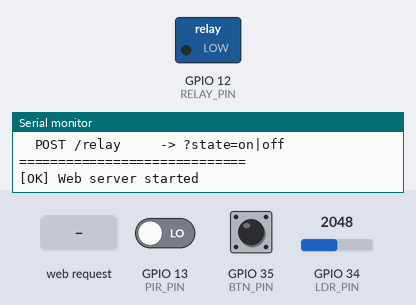
Bench run of a program on a simulated ESP32. Shown: switched loads named in the program (green lamp = pin HIGH), the last lines printed to the serial monitor. The inputs (shaded band) are chosen by the test bench; at power-on: GPIO 13 (PIR_PIN) LOW, GPIO 34 (LDR_PIN) = 2048, GPIO 35 (BTN_PIN) LOW. WiFi joins after 1.5 s; servers stay silent unless stated.

Above: at 2.7 s.
2.8 s: GPIO 13 (PIR_PIN) driven HIGH
At 3.7 s:
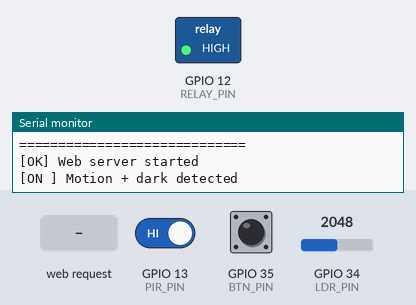
4.3 s: HTTP request GET /relay received
Timing chart, 0 to 7.3 s (numbered marks = the images above; inputs shaded):
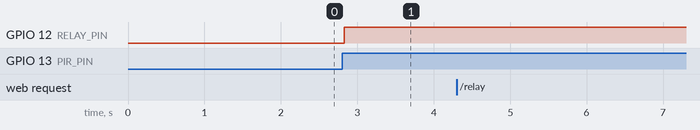

Measured:
- after the input at 2.8 s, GPIO 12 (RELAY_PIN): LOW → HIGH at once

The program:

main.cpp
```cpp
#include <WiFi.h>
#include <WebServer.h>

// ── Pin Definitions ──────────────────────
#define PIR_PIN    13
#define RELAY_PIN  12
#define LDR_PIN    34
#define BTN_PIN    35

// ── Timing ───────────────────────────────
#define TIMEOUT_MS   300000UL   // 5 min auto-off
#define OVERRIDE_MS 1800000UL   // 30 min manual override

// ── WiFi ─────────────────────────────────
const char* ssid     = "Wokwi-GUEST";
const char* password = "";

WebServer server(80);

// ── State ─────────────────────────────────
unsigned long lastMotionTime = 0;
unsigned long overrideUntil  = 0;
bool   relayState  = false;
int    motionCount = 0;
String lastEvent   = "System booted";

// ─────────────────────────────────────────
void setCORS() {
  server.sendHeader("Access-Control-Allow-Origin",  "*");
  server.sendHeader("Access-Control-Allow-Methods", "GET, POST, OPTIONS");
  server.sendHeader("Access-Control-Allow-Headers", "Content-Type");
}

void setRelay(bool state, String reason) {
  if (relayState != state) {
    relayState = state;
    digitalWrite(RELAY_PIN, state ? HIGH : LOW);
    lastEvent = reason;
    Serial.println((state ? "[ON ] " : "[OFF] ") + reason);
  }
}

// ── Route: GET / ─────────────────────────
void handleRoot() {
  setCORS();
  server.send(200, "application/json",
    "{\"status\":\"Smart Hostel API running\","
    "\"routes\":[\"/data\",\"/relay?state=on\",\"/relay?state=off\"]}");
}

// ── Route: GET /data ─────────────────────
void handleData() {
  setCORS();
  int  ldr    = analogRead(LDR_PIN);
  bool isDark = ldr > 2000;
  bool motion = digitalRead(PIR_PIN);

  String json = "{";
  json += "\"relay\":"        + String(relayState ? "true" : "false")  + ",";
  json += "\"motion\":"       + String(motion     ? "true" : "false")  + ",";
  json += "\"ldr\":"          + String(ldr)                            + ",";
  json += "\"isDark\":"       + String(isDark      ? "true" : "false") + ",";
  json += "\"motionCount\":"  + String(motionCount)                    + ",";
  json += "\"override\":"     + String(millis() < overrideUntil ? "true" : "false") + ",";
  json += "\"lastEvent\":\""  + lastEvent + "\"";
  json += "}";

  server.send(200, "application/json", json);
}

// ── Route: POST /relay?state=on|off ──────
void handleRelay() {
  setCORS();
  String state = server.arg("state");

  if (state == "on") {
    overrideUntil = millis() + OVERRIDE_MS;
    setRelay(true, "Dashboard forced ON");
    server.send(200, "application/json", "{\"ok\":true,\"relay\":true}");
  }
  else if (state == "off") {
    overrideUntil = 0;
    setRelay(false, "Dashboard forced OFF");
    server.send(200, "application/json", "{\"ok\":true,\"relay\":false}");
  }
  else {
    server.send(400, "application/json",
      "{\"error\":\"use ?state=on or ?state=off\"}");
  }
}

// ── Route: OPTIONS (preflight CORS) ──────
void handleOptions() {
  setCORS();
  server.send(204);
}

// ── Route: anything else ──────────────────
void handleNotFound() {
  setCORS();
  Serial.print("[404] ");
  Serial.print(server.method() == HTTP_GET ? "GET " : "POST ");
  Serial.println(server.uri());
  server.send(404, "application/json", "{\"error\":\"not found\"}");
}

// ─────────────────────────────────────────
void setup() {
  pinMode(PIR_PIN,   INPUT);
  pinMode(RELAY_PIN, OUTPUT);
  pinMode(BTN_PIN,   INPUT_PULLDOWN);
  digitalWrite(RELAY_PIN, LOW);

  Serial.begin(115200);
  Serial.println("\n=============================");
  Serial.println(" Smart Hostel Energy Saver");
  Serial.println("=============================");

  // Connect WiFi
  WiFi.begin(ssid, password);
  Serial.print("Connecting to WiFi");
  while (WiFi.status() != WL_CONNECTED) {
    delay(500);
    Serial.print(".");
  }
  Serial.println("\n[OK] WiFi connected!");
  Serial.print("[OK] IP Address : http://");
  Serial.println(WiFi.localIP());
  Serial.println("[OK] Wokwi URL : http://localhost:8180");
  Serial.println("-----------------------------");
  Serial.println("Routes:");
  Serial.println("  GET  /          -> API info");
  Serial.println("  GET  /data      -> sensor JSON");
  Serial.println("  POST /relay     -> ?state=on|off");
  Serial.println("=============================\n");

  // Register routes
  server.on("/",            HTTP_GET,     handleRoot);
  server.on("/data",        HTTP_GET,     handleData);
  server.on("/relay",       HTTP_POST,    handleRelay);
  server.on("/relay",       HTTP_OPTIONS, handleOptions);
  server.on("/favicon.ico", HTTP_GET,     []() { server.send(204); });
  server.onNotFound(handleNotFound);

  server.begin();
  Serial.println("[OK] Web server started");
}

// ─────────────────────────────────────────
void loop() {
  server.handleClient();

  int  ldr    = analogRead(LDR_PIN);
  bool isDark = ldr > 2000;
  bool motion = digitalRead(PIR_PIN);
  bool btn    = digitalRead(BTN_PIN);
  unsigned long now = millis();

  // Physical button override
  if (btn) {
    overrideUntil = now + OVERRIDE_MS;
    setRelay(true, "Physical button override");
  }

  // Skip auto logic during override
  if (now < overrideUntil) {
    delay(100);
    return;
  }

  // PIR + dark → turn ON
  if (motion && isDark) {
    lastMotionTime = now;
    motionCount++;
    setRelay(true, "Motion + dark detected");
  }

  // Timeout → turn OFF
  if (relayState && (now - lastMotionTime > TIMEOUT_MS)) {
    setRelay(false, "No motion for 5 min");
  }

  delay(100);
}
```
